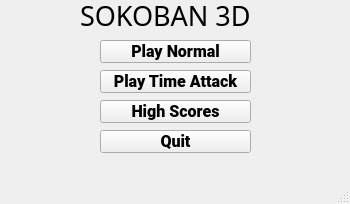
<?xml version="1.0" encoding="UTF-8"?>
<ui version="4.0">
 <class>MainWindow</class>
 <widget class="QMainWindow" name="MainWindow">
  <property name="geometry">
   <rect>
    <x>0</x>
    <y>0</y>
    <width>350</width>
    <height>204</height>
   </rect>
  </property>
  <property name="windowTitle">
   <string>SOKOBAN 3D</string>
  </property>
  <widget class="QWidget" name="centralwidget">
   <widget class="QLabel" name="label">
    <property name="geometry">
     <rect>
      <x>80</x>
      <y>0</y>
      <width>191</width>
      <height>31</height>
     </rect>
    </property>
    <property name="font">
     <font>
      <family>Montserrat</family>
      <pointsize>20</pointsize>
     </font>
    </property>
    <property name="text">
     <string>SOKOBAN 3D</string>
    </property>
   </widget>
   <widget class="QPushButton" name="pushButton">
    <property name="geometry">
     <rect>
      <x>100</x>
      <y>40</y>
      <width>151</width>
      <height>23</height>
     </rect>
    </property>
    <property name="font">
     <font>
      <family>Roboto Black</family>
      <pointsize>12</pointsize>
      <weight>75</weight>
      <bold>true</bold>
     </font>
    </property>
    <property name="text">
     <string>Play Normal</string>
    </property>
   </widget>
   <widget class="QPushButton" name="pushButton_2">
    <property name="geometry">
     <rect>
      <x>100</x>
      <y>70</y>
      <width>151</width>
      <height>23</height>
     </rect>
    </property>
    <property name="font">
     <font>
      <family>Roboto Black</family>
      <pointsize>12</pointsize>
      <weight>75</weight>
      <bold>true</bold>
     </font>
    </property>
    <property name="text">
     <string>Play Time Attack</string>
    </property>
   </widget>
   <widget class="QPushButton" name="pushButton_3">
    <property name="geometry">
     <rect>
      <x>100</x>
      <y>100</y>
      <width>151</width>
      <height>23</height>
     </rect>
    </property>
    <property name="font">
     <font>
      <family>Roboto Black</family>
      <pointsize>12</pointsize>
      <weight>75</weight>
      <bold>true</bold>
     </font>
    </property>
    <property name="text">
     <string>High Scores</string>
    </property>
   </widget>
   <widget class="QPushButton" name="pushButton_4">
    <property name="geometry">
     <rect>
      <x>100</x>
      <y>130</y>
      <width>151</width>
      <height>23</height>
     </rect>
    </property>
    <property name="font">
     <font>
      <family>Roboto Black</family>
      <pointsize>12</pointsize>
      <weight>75</weight>
      <bold>true</bold>
     </font>
    </property>
    <property name="text">
     <string>Quit</string>
    </property>
   </widget>
  </widget>
  <widget class="QMenuBar" name="menubar">
   <property name="geometry">
    <rect>
     <x>0</x>
     <y>0</y>
     <width>350</width>
     <height>21</height>
    </rect>
   </property>
  </widget>
  <widget class="QStatusBar" name="statusbar"/>
 </widget>
 <resources/>
 <connections/>
</ui>
